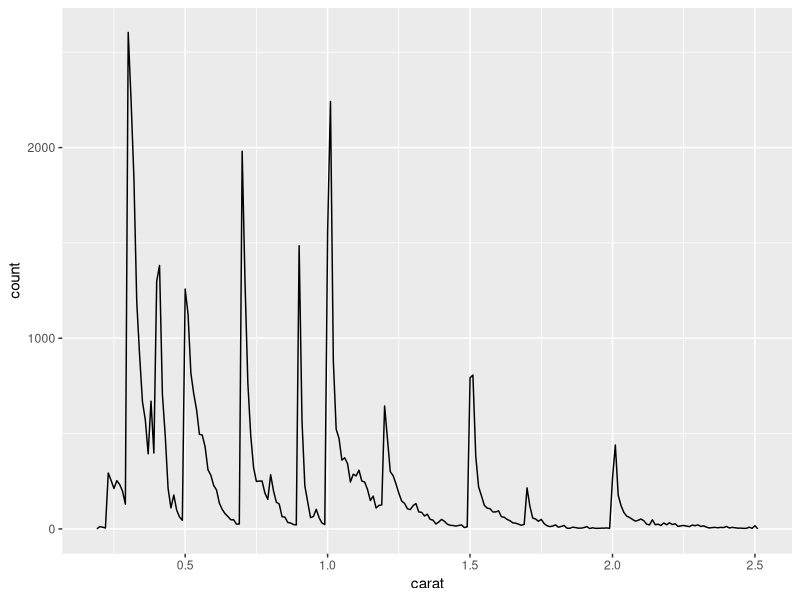
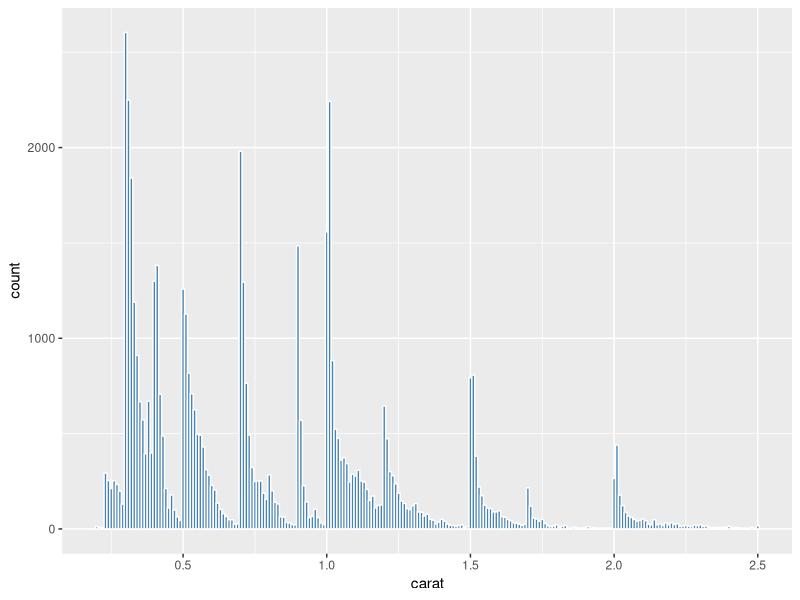

Generate these figures, in order, with R:
## ---- chunk 1
library(ggplot2)
library(dplyr)

smaller <- diamonds %>% 
  filter(carat <= 2.5)
## ---- chunk 2
smaller %>% 
  ggplot(aes(carat)) + 
  geom_freqpoly(binwidth = 0.01)
## ---- chunk 3
library(ggplot2)
library(dplyr)
library(scales) 

knitr::opts_chunk$set(
  echo = FALSE
)

smaller <- diamonds %>% filter(carat <= 2.5) 

total_diamonds <- nrow(diamonds) 
larger_diamonds <- total_diamonds - nrow(smaller) 
percent_larger <- (larger_diamonds / total_diamonds) * 100 

top_20_diamonds <- diamonds %>%
  arrange(desc(carat)) %>%
  slice(1:20) %>%
  select(carat, cut, color, clarity, depth, table, price)
## ---- chunk 4
smaller %>% 
  ggplot(aes(x = carat)) + 
  geom_histogram(binwidth = 0.01, fill = "steelblue", color = "white")
## ---- chunk 5
knitr::kable(
  top_20_diamonds, 
  caption = "Top 20 Largest Diamonds by Carat Weight and Quality Metrics",
  col.names = c("Carat Weight", "Cut Quality", "Color Grade", "Clarity Rating", "Depth %", "Table %", "Price ($)")
)
## ---- chunk 6
# Base Case
a_time <- lubridate::now()
print(paste("Chunk A executed at:", a_time))
## ---- chunk 7
# Needs Parent A
b_time <- lubridate::now()
print(paste("Chunk B executed at:", b_time))
## ---- chunk 8
# Needs Parent A
c_time <- lubridate::now()
print(paste("Chunk C executed at:", c_time))
## ---- chunk 9
# Needs Both Parents B and C
d_time <- lubridate::now()
print(paste("Chunk D executed at:", d_time))
